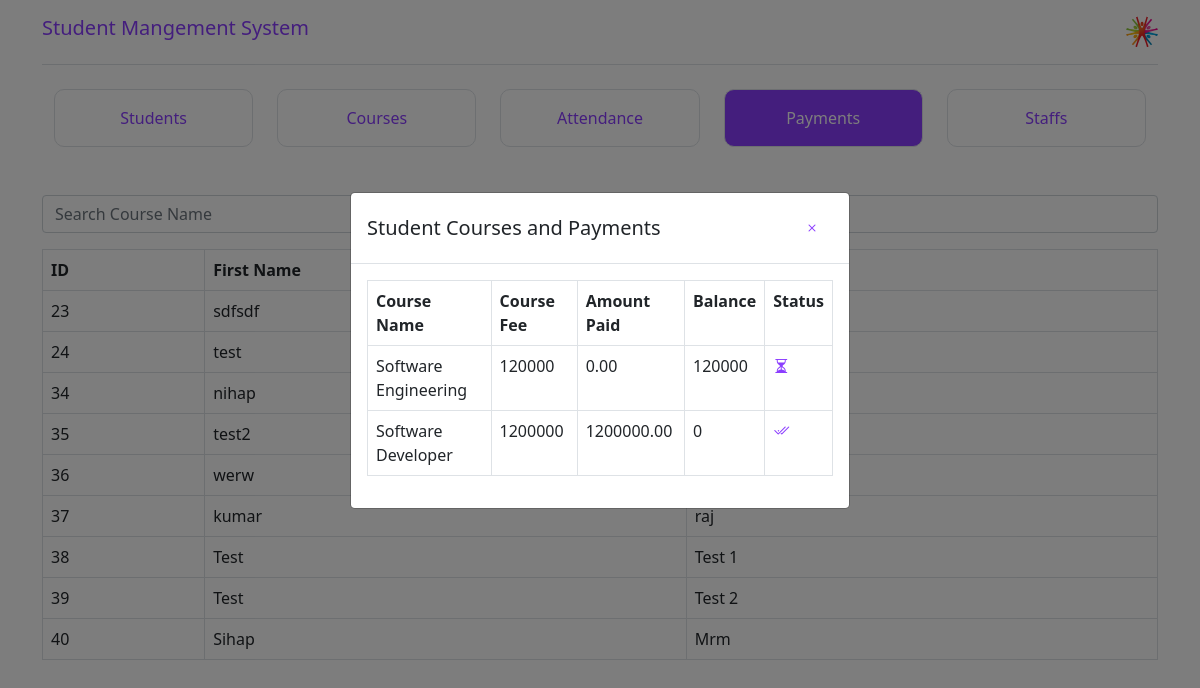
The app's page /admin/payments.php?student_id=35 (signed in) with its own data.
### tables this page shows
CREATE TABLE `Students` (
  `StudentID` int(11) NOT NULL,
  `FirstName` varchar(50) DEFAULT NULL,
  `LastName` varchar(50) DEFAULT NULL,
  `Email` varchar(100) DEFAULT NULL,
  `Status` varchar(20) DEFAULT NULL,
  `PasswordHash` varchar(255) DEFAULT NULL
);

CREATE TABLE `StudentCourses` (
  `StudentID` int(11) NOT NULL,
  `CourseID` int(11) NOT NULL,
  `EnrollmentDate` date DEFAULT NULL,
  `CompletionDate` date DEFAULT NULL
);

CREATE TABLE `Courses` (
  `CourseID` int(11) NOT NULL,
  `CourseName` varchar(100) DEFAULT NULL,
  `DurationInMonths` int(11) DEFAULT NULL,
  `CourseFee` varchar(250) DEFAULT NULL
);

### admin/payments.php (the view, shortened to what this page needs)
<?php
$server = 'localhost';
$username = 'root';
$password = '';
$dbname = 'sms';
$conn = new mysqli($server, $username, $password, $dbname);
function getStudents($conn) {
    $sql = "SELECT StudentID, FirstName, LastName FROM Students";
    $result = $conn->query($sql);
    return $result->fetch_all(MYSQLI_ASSOC);
}
function getStudentCourses($studentID, $conn) {
    $sql = "SELECT c.CourseName, c.CourseFee, sc.CourseID,
                   (c.CourseFee - IFNULL(SUM(p.Amount), 0)) as Balance,
                   IFNULL(SUM(p.Amount), 0) as AmountPaid
            FROM StudentCourses sc
            LEFT JOIN Courses c ON sc.CourseID = c.CourseID
            LEFT JOIN Payments p ON sc.StudentID = p.StudentID AND sc.CourseID = p.CourseID
            WHERE sc.StudentID = ?
            GROUP BY sc.CourseID, c.CourseName, c.CourseFee";
    $stmt = $conn->prepare($sql);
    $stmt->bind_param("i", $studentID);
    $stmt->execute();
    $result = $stmt->get_result();
    return $result->fetch_all(MYSQLI_ASSOC);
}
$students = getStudents($conn);
$selectedStudentCourses = [];
$selectedStudentID = 0;
if (isset($_GET['student_id'])) {
    $selectedStudentID = $_GET['student_id'];
    $selectedStudentCourses = getStudentCourses($selectedStudentID, $conn);
}
?>
<?php
include('header.php');
?>
<!DOCTYPE html>
<html lang="en">
<head>
</head>
<body>
    <div class="container mt-5">
  <table border='1' class='table table-bordered ' id='crsTable'>
    <thead>
      <tr >
        <th>ID</th>
        <th>First Name</th>
        <th>Last Name</th>
      </tr>
    </thead>
    <tbody>
      <?php foreach ($students as $student):?>
      <tr onclick="window.location='?student_id=<?php echo $student['StudentID']; ?>'">
        <td><?php echo $student['StudentID'];?></td>
        <td><?php echo $student['FirstName'];?></td>
        <td><?php echo $student['LastName'];?></td>
      </tr>
      <?php endforeach;?>
    </tbody>
  </table>
  </div>
    <?php if ($selectedStudentID > 0): ?>
        <div class="modal fade" id="addCourseModal" tabindex="-1" aria-labelledby="addStudentModalLabel" aria-hidden="true">
    <div class="modal-dialog">
        <div class="modal-content">
            <div class="modal-header">
                <h5 class="modal-title" id="addStudentModalLabel">Student Courses and Payments</h5>
                <button type="button" class="btn rounded" data-bs-dismiss="modal" aria-label="Close" onclick="window.location.href='payments.php'">
                <i class="bi bi-x"></i>
                    </button>
            </div>
            <div class="modal-body">
    <table border="1" class='table table-bordered'>
        <tr>
            <th>Course Name</th>
            <th>Course Fee</th>
            <th>Amount Paid</th>
            <th>Balance</th>
            <th>Status</th>
        </tr>
        <?php foreach ($selectedStudentCourses as $course): ?>
            <tr>
                <td><?php echo htmlspecialchars($course['CourseName']); ?></td>
                <td><?php echo htmlspecialchars($course['CourseFee']); ?></td>
                <td><?php echo htmlspecialchars($course['AmountPaid']); ?></td>
                <td><?php echo htmlspecialchars($course['Balance']); ?></td>
                <td>
                    <?php if ($course['Balance'] == 0): ?>
                        <i class="bi bi-check2-all"></i>
                    <?php else: ?>
                        <a href="javascript:void(0);" onclick="showPaymentInput(<?php echo $course['CourseID']; ?>)"><i class="bi bi-hourglass-split"></i></a>
                    <?php endif; ?>
                </td>
            </tr>
        <?php endforeach; ?>
    </table>        </div>
        </div>
    </div>
</div>
<?php endif; ?>
</body>
</html>

### admin/header.php (style rules this page uses)
a { text-decoration:none !important; }

### admin/payments.php (style rules this page uses)
#addCourseModal { display: flex; opacity: 1; height: 100vh; align-items: center; background-color: #00000082; }
i { color: #8b3dff; }

### records on screen
students: StudentID "23", FirstName "sdfsdf"
students: StudentID "24", FirstName "test"
students: StudentID "34", FirstName "nihap"
students: StudentID "35", FirstName "test2"
students: StudentID "36", FirstName "werw"
students: StudentID "37", FirstName "kumar", LastName "raj"
students: StudentID "38", FirstName "Test", LastName "Test 1"
students: StudentID "39", FirstName "Test", LastName "Test 2"
students: StudentID "40", FirstName "Sihap", LastName "Mrm"
studentcourses: CourseID.CourseName "Software Engineering", CourseID.CourseFee "120000", AmountPaid "0.00", Balance "120000"
studentcourses: CourseID.CourseName "Software Developer", CourseID.CourseFee "1200000", AmountPaid "1200000.00", Balance "0"
